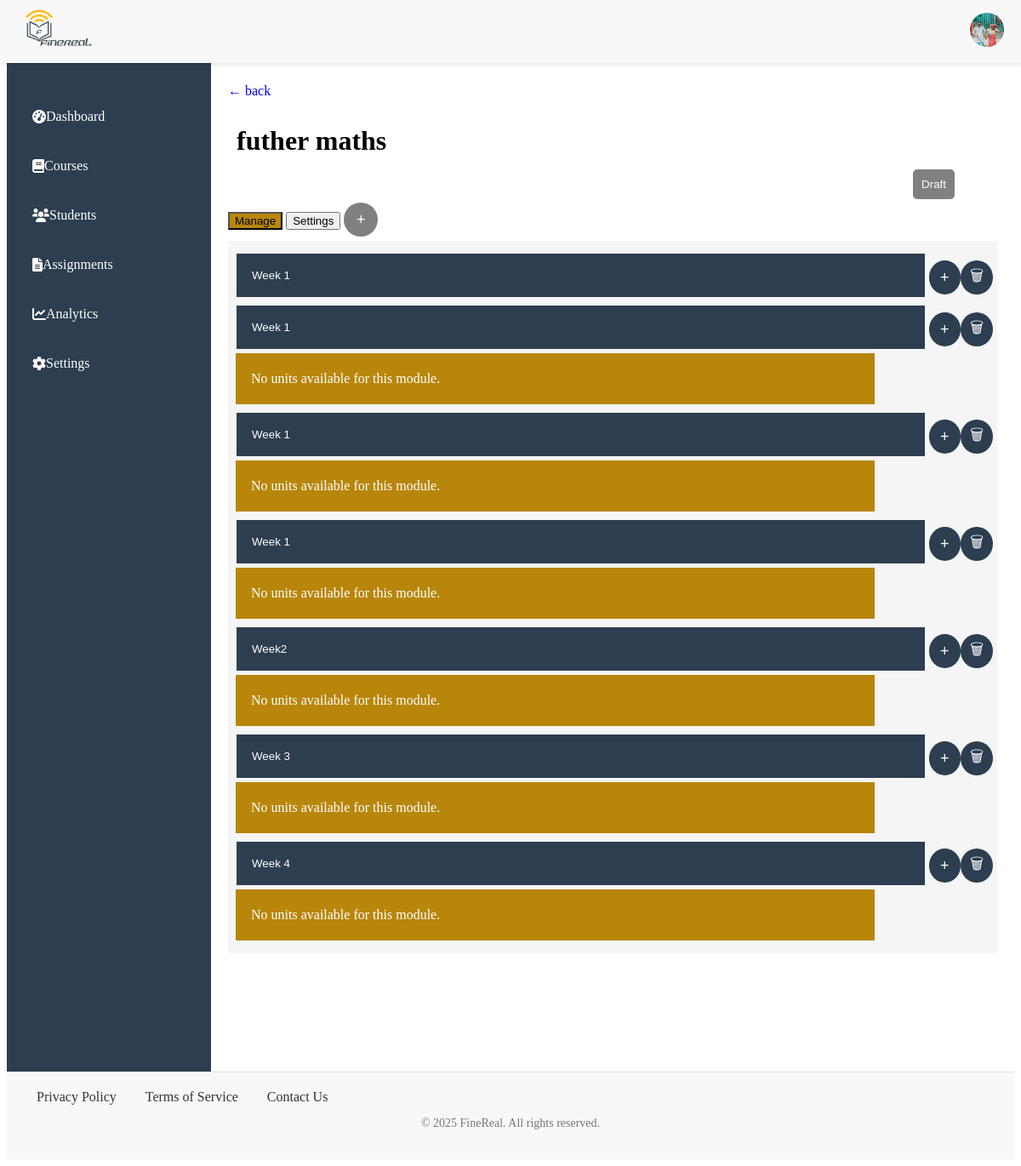
Page /course/5a13244e-036c-422d-8c1e-1f8299827341 (signed in) on the earlier database version.
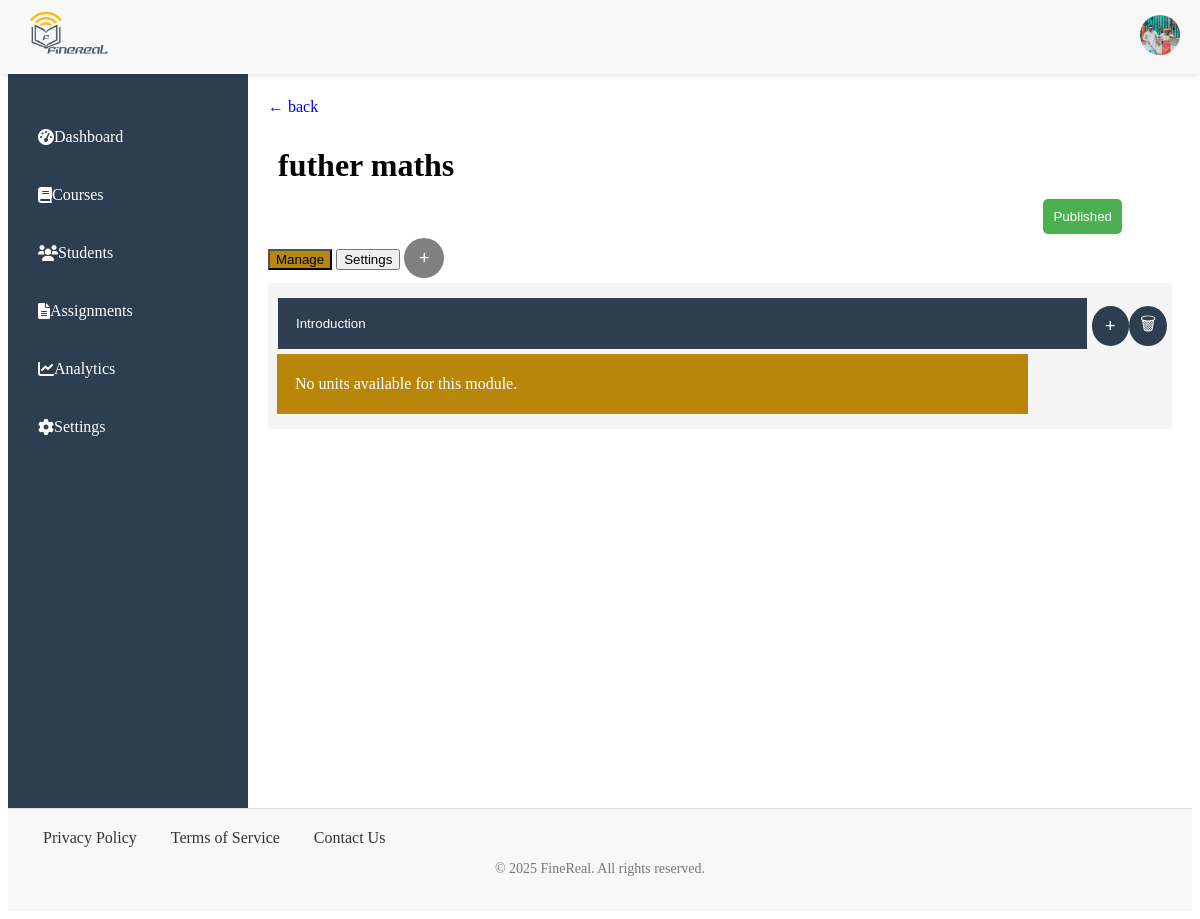
Same page on the later database version.
### app/models/user.py (models this page shows, shortened)
class User(BaseModel, db.Model, UserMixin):
    __tablename__ = 'users'
    photo = db.Column(db.Text)
    first_name = db.Column(db.String(80), nullable=False)
    middle_name = db.Column(db.String(80), nullable=True)
    last_name = db.Column(db.String(80), nullable=False)
    email = db.Column(db.String(160), unique=True, nullable=False)
    username = db.Column(db.String(250), nullable=False)
    password = db.Column(db.String, nullable=False)
    is_verified = db.Column(db.Boolean, default=False)
    dob = db.Column(db.String)
    role = db.Column(db.String, nullable=False)
    courses_taught = db.relationship('Courses', backref='teacher', lazy=True)
    enrolled_courses = db.relationship('Enrollments', backref='student', lazy=True)

### app/models/course.py (models this page shows)
class Courses(BaseModel, db.Model):
    __tablename__ = 'courses'
    title = db.Column(db.String(255), nullable=False)
    description = db.Column(db.Text, nullable=False)
    category = db.Column(db.String(60))
    difficulty = db.Column(db.String(60), default="Beginner")
    prerequisite = db.Column(db.Text)
    status = db.Column(db.String(60))
    teacher_id = db.Column(db.Integer, db.ForeignKey('users.id'), nullable=False)
    modules = db.relationship('Modules', backref='courses', lazy=True, overlaps="modules_list")
    enrolled_students = db.relationship('Enrollments', backref='courses', lazy=True)

class Modules(BaseModel, db.Model):
    __tablename__ = 'modules'
    title = db.Column(db.String(60), nullable=False)
    course_id = db.Column(db.Integer, db.ForeignKey('courses.id'), nullable=False)
    units = db.relationship('Units', backref='module', lazy=True)
    course = db.relationship('Courses', backref='modules_list', lazy=True, overlaps="modules")

### app/routes/course.py (the view, shortened to what this page needs)
@app.route('/course/<course_id>', methods=["GET", 'POST'])
@login_required
def course_view(course_id):
    v_course = Courses.query.get_or_404(course_id)
    modules = Modules.query.filter_by(course_id=course_id).all()
    return render_template(
        "course_view.html",
        course=v_course,
        user=current_user,
        modules=modules
    )

### app/models/user.py (called while the page is built)
@login_manager.user_loader
def load_user(user_id):
    return User.query.get(user_id)# PendingUser class and other functions...

### app/templates/course_view.html (shortened to what this page needs)
{% extends 'base.html' %}
{% block content %}
<link rel="stylesheet" href="{{ url_for('static', filename='styles/modules.css') }}">
<link rel="stylesheet" href="{{ url_for('static', filename='styles/modal.css') }}">
<link rel="stylesheet" href="{{ url_for('static', filename='styles/modal_form.css') }}">
<link rel="stylesheet" href="{{ url_for('static', filename='styles/course.css') }}">
<a href="{{url_for('course')}}" class="arrow"> &larr; back</a>
    {% if user.role == "Teacher" %}
        <h1> {{ course.title }}</h1>
        <label class="switch">
            {% if course.status == "Published" %}
            <a href="{{url_for('toggle_course_status', course_id=course.id)}}" class="published">
                <button>{{ course.status }}</button>
            </a>
            {% else %}
             <a href="{{url_for('toggle_course_status', course_id=course.id)}}" class="draft">
                <button>{{ course.status }}</button>
            </a>
            {% endif %}
        </label>
        <button class="tablink" onclick="openPage('Home', this, 'darkgoldenrod')" id="defaultOpen">Manage</button>
        <button class="tablink" onclick="openPage('News', this, 'darkgoldenrod')">Settings</button>
        <button onclick="opencourseForm()" class="open-btn">&plus;</button>
        <div id="Home" class="tabcontent">
            {% if modules %}
            {% for module in modules %}
            <div class="module-card">
                <div class="accordion-container">
                    <button class="accordion">{{ module.title }}</button>
                    <button class="add-u" onclick="openContent(this)" data="{{ module.id }}">&plus;</button>
                    <button class="add-u">
                        <a href="{{url_for('delete_module', course_id=course.id, module_id=module.id)}}">&#128465;</a>
                    </button>
                </div>
                {% if module.units %}
                    {% for unit in module.units %}
                        <div class="panel" >
                            <input type="checkbox" class="unit-checkbox" value="{{ unit.id }}" style="display: block;" onchange="toggleDeleteButton()">
                            <div class="main-panel" onclick="location.href='{{ url_for('content_page', unit_id=unit.id) }}'">
                                <li>{{ unit.title }}</li>
                            </div>
                        </div>
                    {% endfor %}
                {% else %}
                    <div class="main-panel">
                        <p>No units available for this module.</p>
                    </div>
                {% endif %}
            </div>
        {% endfor %}
        {% else %}
            <p>You can add modules by clicking on the plus icon above.</p>
        {% endif %}
        </div>
    {% endif %}
{% endblock %}

### app/templates/base.html (shortened to what this page needs)
<!DOCTYPE html>
<html lang="en">
<head>
    <link rel="stylesheet" href="{{ url_for('static', filename='styles/header.css') }}">
    <link rel="stylesheet" href="{{ url_for('static', filename='styles/footer.css') }}">
    <link rel="stylesheet" href="{{ url_for('static', filename='styles/nav.css') }}">
    <link rel="stylesheet" href="{{ url_for('static', filename='styles/main.css') }}">
    <link href="https://cdnjs.cloudflare.com/ajax/libs/font-awesome/6.0.0-beta3/css/all.min.css" rel="stylesheet">
</head>
<body>
    <header>
        <div class="left">
            <div class="logo">
                <a href="{{ url_for('index') }}" aria-label="Home">
                    <img src="{{ url_for('static', filename='images/Finerealpng.png') }}" alt="FineReal Logo">
                </a>
            </div>
        </div>
<div class="right-links">
    <div class="user" onclick="extend()">
        {% if user.photo %}
        <img src="{{ url_for('uploaded_file', filename=user.photo) }}" alt="Profile Photo" class="photo">
        {% else %}
        <img src="https://via.placeholder.com/40" alt="User Avatar" class="user-avatar">
        {% endif %}
    </div>
</div>
    </header>
    {% include 'includes/flash.html' %}
    <div class="container">
        <aside class="sidebar">
            <nav class="sidebar-nav">
                {% include 'includes/nav.html' %}
            </nav>
        </aside>
        <main class="main-content">
            {% block content %}
            {% endblock %}
        </main>
    </div>
    <footer>
        <div class="footer-content">
            <div class="footer-links">
                <a href="#">Privacy Policy</a>
                <a href="#">Terms of Service</a>
                <a href="#">Contact Us</a>
            </div>
        </div>
        <div class="footer-bottom">
            <p>&copy; 2025 FineReal. All rights reserved.</p>
        </div>
    </footer>
</body>
</html>

### app/templates/includes/flash.html (shortened to what this page needs)
<link rel="stylesheet" href="{{ url_for('static', filename='styles/flash.css') }}">

### app/templates/includes/nav.html (shortened to what this page needs)
<link href="https://cdnjs.cloudflare.com/ajax/libs/font-awesome/6.0.0-beta3/css/all.min.css" rel="stylesheet">
<link rel="stylesheet" href="{{ url_for('static', filename='styles/nav.css') }}">
<ul>
    {% if user.role == "Teacher" %}
        <li class="{% if request.endpoint == 'teacher_dashboard' %}active{% endif %}">
            <a href="{{ url_for('teacher_dashboard') }}"><i class="fas fa-tachometer-alt"></i> Dashboard</a>
        </li>
        <li class="{% if request.endpoint == 'course' %}active{% endif %}">
            <a href="{{ url_for('course') }}"><i class="fas fa-book"></i> Courses</a>
        </li>
        <li class="{% if request.endpoint == 'students' %}active{% endif %}">
            <a href="{{ url_for('students')}}"><i class="fas fa-users"></i> Students</a>
        </li>
        <li class="{% if request.endpoint == 'assignments' %}active{% endif %}">
            <a href="#"><i class="fas fa-file-alt"></i> Assignments</a>
        </li>
        <li class="{% if request.endpoint == 'analytics' %}active{% endif %}">
            <a href="#"><i class="fas fa-chart-line"></i> Analytics</a>
        </li>
        <li class="{% if request.endpoint == 'settings' %}active{% endif %}">
            <a href="#"><i class="fas fa-cog"></i> Settings</a>
        </li>
    {% endif %}
</ul>

### app/static/styles/header.css (style rules this page uses)
header { color: dark; display: flex; justify-content: space-between; align-items: center; padding: 10px 20px; background-color: #f8f8f8; position: fixed; top: 0; left: 0; right: 0; z-index: 1000; box-shadow: 0 2px 5px rgba(0, 0, 0, 0.1); }
header .left { display: flex; justify-content: space-between; max-width: min-content; }
.logo img { height: 50px; }
.photo, .user-avatar { width: 40px; height: 40px; border-radius: 50%; object-fit: cover; }

### app/static/styles/footer.css (style rules this page uses)
footer { background-color: #f8f8f8; padding: 20px 0; text-align: center; border-top: 1px solid #ddd; }
.footer-content { display: flex; justify-content: space-between; align-items: center; padding: 0 20px; }
.footer-links a { margin: 0 15px; text-decoration: none; color: #333; }
.footer-bottom { margin-top: 10px; font-size: 14px; color: #777; }

### app/static/styles/nav.css (style rules this page uses)
.container { display: flex; height: 100vh; }
.sidebar { width: 200px; background-color: #2c3e50; color: #ecf0f1; padding: 20px; display: block; }
ul { list-style-type: none; padding: 0; margin-top: 80px; display: flex; flex-direction: column; }
ul li { margin: 10px 0; }
ul li a { text-decoration: none; color: white; padding: 10px; display: flex; align-items: center; font-size: 16px; }

### app/static/styles/main.css (style rules this page uses)
main { margin-top: 70px; padding: 20px; flex-grow: 1; word-wrap: break-word; overflow-wrap: break-word; overflow-y: auto; }

### app/static/styles/modules.css (style rules this page uses)
.accordion-container { display: flex; align-items: center; }
.accordion { background-color:#2c3e50; color: white; cursor: pointer; padding: 18px; width: 98%; text-align: left; border: none; outline: none; transition: 0.4s; margin: 5px; }
a { text-decoration: none; }
.main-panel { width: 80%; padding: 5px 18px; background-color: darkgoldenrod; color: white; margin: 0 12px 5px 4px; cursor: pointer; }
.add-u { background-color: #2c3e50; color: white; border: none; border-radius: 50%; font-size: 18px; width: 40px; height: 40px; margin: 10px 0 5px 0; cursor: pointer; position:static; }
.add-u a { text-decoration: none; color: inherit; }
.switch { position: relative; width: 60px; height: 34px; margin-left: auto; margin-right: 50px; display: flex; justify-content: flex-end; align-items: center; }
.published button { background-color: #4CAF50; color: white; border: none; padding: 10px; border-radius: 5px; cursor: pointer; }

### app/static/styles/modal_form.css (style rules this page uses)
label { font-size: 0.9rem; margin-bottom: 5px; color: #555; }

### app/static/styles/course.css (style rules this page uses)
.open-btn { background-color: gray; color: white; border: none; border-radius: 50%; font-size: 18px; width: 40px; height: 40px; margin-bottom: 5px; }
h1 { padding: 10px; margin-bottom: 5px; }
.tabcontent { color: white; display: none; padding: 10px 5px; height: 100%; }
#Home { background-color:whitesmoke; height: auto; }

Differences in the rows shown:
removed Modules: title "Week 1"
removed Modules: title "Week 1", shows "No units available for this module."
removed Modules: title "Week 1", shows "No units available for this module."
removed Modules: title "Week 1", shows "No units available for this module."
removed Modules: title "Week2", shows "No units available for this module."
removed Modules: title "Week 3", shows "No units available for this module."
removed Modules: title "Week 4", shows "No units available for this module."
changed Courses "futher maths": status "Draft" → "Published"
added Modules: title "Introduction", shows "No units available for this module."
